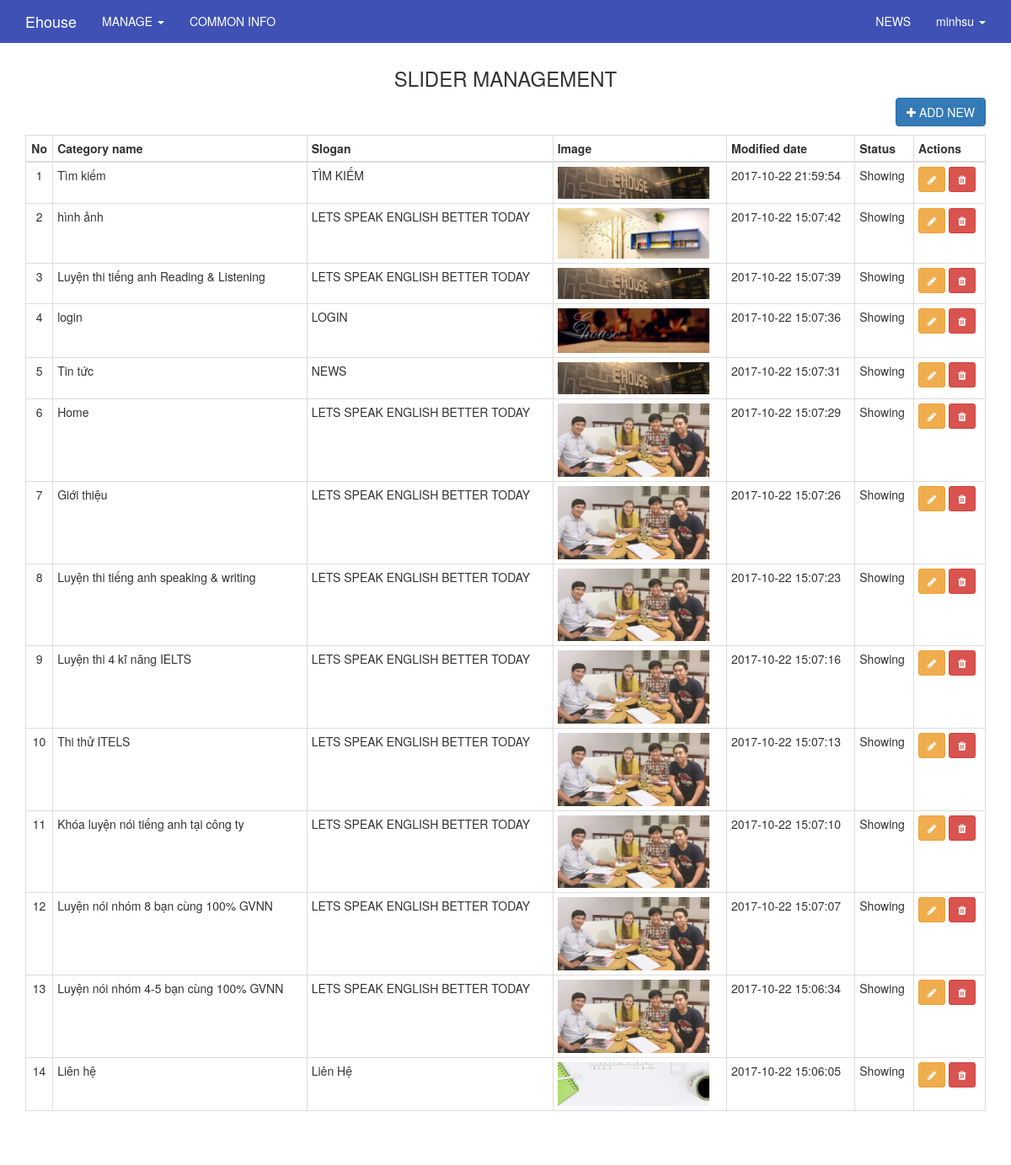
/index.php/admin/slider (signed in), run on the app's committed database.
### tables this page shows
CREATE TABLE `users` (
  `id` int(11) UNSIGNED NOT NULL,
  `ip_address` varchar(15) NOT NULL,
  `username` varchar(100) NOT NULL,
  `password` varchar(255) NOT NULL,
  `salt` varchar(255) DEFAULT NULL,
  `email` varchar(100) NOT NULL,
  `activation_code` varchar(40) DEFAULT NULL,
  `forgotten_password_code` varchar(40) DEFAULT NULL,
  `forgotten_password_time` int(11) UNSIGNED DEFAULT NULL,
  `remember_code` varchar(40) DEFAULT NULL,
  `created_on` int(11) UNSIGNED NOT NULL,
  `last_login` int(11) UNSIGNED DEFAULT NULL,
  `active` tinyint(1) UNSIGNED DEFAULT NULL,
  `first_name` varchar(50) DEFAULT NULL,
  `last_name` varchar(50) DEFAULT NULL,
  `company` varchar(100) DEFAULT NULL,
  `birth_day` varchar(50) NOT NULL,
  `phone` varchar(20) DEFAULT NULL,
  `address` varchar(255) DEFAULT NULL,
  `profile` text,
  `modified_date` datetime DEFAULT NULL
);

CREATE TABLE `slider` (
  `id` int(11) NOT NULL,
  `category_id` varchar(100) NOT NULL,
  `image_name` varchar(255) NOT NULL,
  `image` varchar(255) NOT NULL,
  `link` varchar(255) DEFAULT NULL,
  `description` varchar(255) DEFAULT NULL,
  `description2` varchar(255) DEFAULT NULL,
  `modified_date` datetime DEFAULT NULL,
  `status` int(1) NOT NULL
);

CREATE TABLE `category` (
  `id` varchar(100) NOT NULL,
  `name` varchar(255) NOT NULL,
  `description` text,
  `content` text,
  `content2` text,
  `content3` text,
  `content4` text,
  `url` varchar(255) DEFAULT NULL,
  `parent` varchar(100) DEFAULT NULL,
  `level` int(2) DEFAULT '0',
  `meta_keyword` varchar(255) DEFAULT NULL,
  `meta_description` varchar(255) DEFAULT NULL,
  `modified_date` datetime DEFAULT NULL
);

### application/core/MY_Controller.php (called while the page is built, shortened)
<?php
class MY_Controller extends CI_Controller {
	protected function render($the_view = NULL, $template = 'master')
	{
		if($template == 'json' || $this->input->is_ajax_request())
		{
			header('Content-Type: application/json');
			echo json_encode($this->data);
		}
		else if(is_null($template))
		{
			$this->load->view($the_view, $this->data);
		}else
		{
			$this->data['the_view_content'] = (is_null($the_view)) ? '' : $this->load->view($the_view, $this->data, TRUE);
			$this->load->view('templates/' . $template . '_view', $this->data);
		}
	}
}
class Admin_Controller extends MY_Controller
{
	function __construct()
	{
		$current_user = $this->ion_auth->user()->row();
	}
	protected function render($the_view = NULL, $template = 'admin_master')
	{
		parent::render($the_view, $template);
	}
}

### application/controllers/admin/Slider.php (called while the page is built, shortened)
<?php
class Slider extends Admin_Controller
{
    function __construct()
    {
        parent::__construct();
    }
    public function index()
    {
        $this->data['items'] = $this->slider_model->get_list_slider_category();
        $this->render('admin/slider/index_view');
    }
}

### index.php (called while the page is built, shortened)
<?php
require_once BASEPATH.'core/CodeIgniter.php';

### application/libraries/Session.php (called while the page is built, shortened)
<?php if ( ! defined('BASEPATH')) exit('No direct script access allowed');
class Session
{
    protected $sess_namespace = '';
    protected $store = array();
     private function initialize()
     {
        $prefs = array(
            'sess_cookie_name',
            'sess_expire_on_close',
            'sess_expiration',
            'sess_match_ip',
            'sess_match_useragent',
            'sess_time_to_update',
            'cookie_prefix',
            'cookie_path',
            'cookie_domain',
            'cookie_secure',
            'cookie_httponly'
        );
        if (isset($_SESSION[$this->sess_namespace]) ) {
            $this->store = $_SESSION[$this->sess_namespace];
        }
        $destroy = false;
        if (!$destroy) {
            return;
        }
    }
    public function userdata($value)
    {
        if (isset($this->store[$value])) {
            return $this->store[$value];
        } else {
            return false;
        }
    }
    public function set_userdata($data = array(), $value = '')
    {
        if (is_string($data)) {
            $data = array($data => $value);
        }
        foreach ($data as $key => $val) {
            $this->store[$key] = $val;
        }
    }
}

### application/models/Slider_model.php (called while the page is built, shortened)
<?php
class Slider_model extends MY_Model
{
    public function get_list_slider_category(){
    	$rows = $this->db->query('select c.name category_name, s.* from category c, slider s where c.id = s.category_id order by s.modified_date desc');
        return $rows->result();
    }
}

### application/libraries/Ion_auth.php (called while the page is built, shortened)
<?php  if ( ! defined('BASEPATH')) exit('No direct script access allowed');
class Ion_auth
{
    public $_cache_user_in_group;
    public function __construct()
    {
        $this->_cache_user_in_group =& $this->ion_auth_model->_cache_user_in_group;
        $this->ion_auth_model->trigger_events('library_constructor');
    }
    public function __call($method, $arguments)
    {
        return call_user_func_array( array($this->ion_auth_model, $method), $arguments);
    }
    public function __get($var)
    {
        return get_instance()->$var;
    }
    public function logged_in()
    {
        $this->ion_auth_model->trigger_events('logged_in');
        return (bool) $this->session->userdata('identity');
    }
    public function in_group($check_group, $id=false, $check_all = false)
    {
        $this->ion_auth_model->trigger_events('in_group');
        $id || $id = $this->session->userdata('user_id');
        if (!is_array($check_group))
        {
            $check_group = array($check_group);
        }
        if (isset($this->_cache_user_in_group[$id]))
        {
            $groups_array = $this->_cache_user_in_group[$id];
        }
        else
        {
            $users_groups = $this->ion_auth_model->get_users_groups($id)->result();
            $groups_array = array();
            foreach ($users_groups as $group)
            {
                $groups_array[$group->id] = $group->name;
            }
            $this->_cache_user_in_group[$id] = $groups_array;
        }
        foreach ($check_group as $key => $value)
        {
            $groups = (is_string($value)) ? $groups_array : array_keys($groups_array);
            if (in_array($value, $groups) xor $check_all)
            {
                return !$check_all;
            }
        }
        return $check_all;
    }
}

### application/models/Ion_auth_model.php (called while the page is built, shortened)
<?php  if ( ! defined('BASEPATH')) exit('No direct script access allowed');
class Ion_auth_model extends CI_Model
{
    public $tables = array();
    public $_ion_where = array();
    public $_ion_select = array();
    public $_ion_limit = NULL;
    public $_ion_offset = NULL;
    public $_ion_order_by = NULL;
    public $_ion_order = NULL;
    protected $response = NULL;
    public function __construct()
    {
        $this->config->load('ion_auth', TRUE);
        $this->tables  = $this->config->item('tables', 'ion_auth');
    }
    public function limit($limit)
    {
        $this->_ion_limit = $limit;
        return $this;
    }
    public function where($where, $value = NULL)
    {
        if (!is_array($where))
        {
            $where = array($where => $value);
        }
        array_push($this->_ion_where, $where);
        return $this;
    }
    public function order_by($by, $order='desc')
    {
        $this->_ion_order_by = $by;
        $this->_ion_order    = $order;
        return $this;
    }
    public function row()
    {
        $row = $this->response->row();
        return $row;
    }
    public function users($groups = NULL)
    {
        if (isset($this->_ion_select) && !empty($this->_ion_select))
        {
            foreach ($this->_ion_select as $select)
            {
                $this->db->select($select);
            }
            $this->_ion_select = array();
        }
        else
        {
            $this->db->select(array(
                $this->tables['users'].'.*',
                $this->tables['users'].'.id as id',
                $this->tables['users'].'.id as user_id'
            ));
        }
        if (isset($this->_ion_where) && !empty($this->_ion_where))
        {
            foreach ($this->_ion_where as $where)
            {
                $this->db->where($where);
            }
            $this->_ion_where = array();
        }
        if (isset($this->_ion_limit) && isset($this->_ion_offset))
        {
            $this->db->limit($this->_ion_limit, $this->_ion_offset);
            $this->_ion_limit  = NULL;
            $this->_ion_offset = NULL;
        }
        else if (isset($this->_ion_limit))
        {
            $this->db->limit($this->_ion_limit);
            $this->_ion_limit  = NULL;
        }
        if (isset($this->_ion_order_by) && isset($this->_ion_order))
        {
            $this->db->order_by($this->_ion_order_by, $this->_ion_order);
            $this->_ion_order    = NULL;
            $this->_ion_order_by = NULL;
        }
        $this->response = $this->db->get($this->tables['users']);
        return $this;
    }
    public function user($id = NULL)
    {
        $id = isset($id) ? $id : $this->session->userdata('user_id');
        $this->users();
        return $this;
    }
}

### application/views/admin/slider/index_view.php (the view, shortened to what this page needs)
<div class="container" style="margin-top:0px;">
    <div class="row">
        <div class="col-lg-12">
            <h3 class="text-center">SLIDER MANAGEMENT</h3>
        </div>
    </div>
    <div class="row">
        <div class="col-xs-12">
            <a href="<?php echo base_url('admin/slider/create') ?>"><button class="btn btn-primary btn-md pull-right"><li class="fa fa-plus"></li> ADD NEW</button></a>
        </div>
    </div>
    <div class="row">
        <div class="col-lg-12" style="margin-top: 10px;">
            <?php
            echo '<table class="table table-hover table-bordered table-condensed">';
            echo '<thead>';
            echo '<tr>';
            echo '<th><div class="text-center">No</div></th>';
            echo '<th>Category name</th>';
            echo '<th>Slogan</th>';
            echo '<th>Image</th>';
            echo '<th>Modified date</th>';
            echo '<th>Status</th>';
            echo '<th>Actions</th>';
            echo '</tr>';
            echo '</thead>';
            echo '<tbody>';
            if(!empty($items))
            {
                foreach($items as $key => $item)
                {
                    echo '<tr>';
                    echo '<td><div class="text-center">'.($key+1).'</div></td>';
                    echo '<td>'.$item->category_name.'</td>';
                    echo '<td>'.$item->description.'</td>';
                    echo '<td><img src="'.base_url($item->image).'" style="width: 180px;"></td>';
                    echo '<td>'.$item->modified_date.'</td>'; ?>
                    <td><?php if($item->status == 1) echo "Showing"; else echo "Hiding"; ?></td>
                    <?php
                    echo '<td>';
                    echo '<a href="slider/edit/'.$item->id.'" style="color:#fff"><button class="btn btn-sm btn-warning"><li class="fa fa-pencil"></li></button></a> ';
                    echo '<a href="slider/delete/'.$item->id.'" style="color:#fff" onclick="return confirm(\'Are you sure to delete ?\')"><button class="btn btn-sm btn-danger"><li class="fa fa-trash"></li></button></a>';
                    ?>
                    <?php
                    echo '</td>';
                    echo '</tr>';
                }
            }
            echo '</tbody>';
            echo '</table>';
            echo '<nav><ul class="pagination">';
            echo '</ul></nav>';
            ?>
        </div>
    </div>
</div>

### application/views/templates/_parts/admin_master_header_view.php (shortened to what this page needs)
    <!DOCTYPE html>
<html>
    <head>
    </head>
<body>
<?php
if($this->ion_auth->logged_in()) {
    ?>
    <nav class="navbar navbar-inverse navbar-fixed-top">
        <div class="container">
            <div class="navbar-header">
                <a class="navbar-brand"
                   href="<?php echo base_url(); ?>" target="_new"><?php echo 'Ehouse'?></a>
            </div>
            <div id="navbar" class="collapse navbar-collapse">
                <ul class="nav navbar-nav">
                    <li class="dropdown">
                        <a href="#" class="dropdown-toggle" data-toggle="dropdown" role="button" aria-expanded="false">MANAGE <span class="caret"></span></a>
                    </li>
                    <li><?php echo anchor('admin/website/index','COMMON INFO');?></li>
                </ul>
                <ul class="nav navbar-nav navbar-right">
                    <li><?php echo anchor('admin/news/index','NEWS');?></li>
                    <li class="dropdown">
                        <a href="#" class="dropdown-toggle" data-toggle="dropdown" role="button" aria-expanded="false"><?php echo $this->ion_auth->user()->row()->username;?> <span class="caret"></span></a>
                    </li>
                </ul>
            </div>
        </div>
    </nav>
<?php
}
?>

### public/css/admin.css (style rules this page uses)
.navbar-inverse { background-color: #3F51B5; border-color: #3F51B5; border-radius: inherit; }
.navbar-inverse .navbar-nav>li>a { color: white; }
.navbar-inverse .navbar-brand { color: white; }

### data on the page
users: id+username "minhsu"
slider: category.name "Tìm kiếm", description "TÌM KIẾM", image (picture), modified_date "2017-10-22 21:59:54", status "Showing"
slider: category.name "hình ảnh", description "LETS SPEAK ENGLISH BETTER TODAY", image (picture), modified_date "2017-10-22 15:07:42", status "Showing"
slider: category.name "Luyện thi tiếng anh Reading & Listening", description "LETS SPEAK ENGLISH BETTER TODAY", image (picture), modified_date "2017-10-22 15:07:39", status "Showing"
slider: category.name "login", description "LOGIN", image (picture), modified_date "2017-10-22 15:07:36", status "Showing"
slider: category.name "Tin tức", description "NEWS", image (picture), modified_date "2017-10-22 15:07:31", status "Showing"
slider: category.name "Home", description "LETS SPEAK ENGLISH BETTER TODAY", image (picture), modified_date "2017-10-22 15:07:29", status "Showing"
slider: category.name "Giới thiệu", description "LETS SPEAK ENGLISH BETTER TODAY", image (picture), modified_date "2017-10-22 15:07:26", status "Showing"
slider: category.name "Luyện thi tiếng anh speaking & writing", description "LETS SPEAK ENGLISH BETTER TODAY", image (picture), modified_date "2017-10-22 15:07:23", status "Showing"
slider: category.name "Luyện thi 4 kĩ năng IELTS", description "LETS SPEAK ENGLISH BETTER TODAY", image (picture), modified_date "2017-10-22 15:07:16", status "Showing"
slider: category.name "Thi thử ITELS", description "LETS SPEAK ENGLISH BETTER TODAY", image (picture), modified_date "2017-10-22 15:07:13", status "Showing"
slider: category.name "Khóa luyện nói tiếng anh tại công ty", description "LETS SPEAK ENGLISH BETTER TODAY", image (picture), modified_date "2017-10-22 15:07:10", status "Showing"
slider: category.name "Luyện nói nhóm 8 bạn cùng 100% GVNN", description "LETS SPEAK ENGLISH BETTER TODAY", image (picture), modified_date "2017-10-22 15:07:07", status "Showing"
slider: category.name "Luyện nói nhóm 4-5 bạn cùng 100% GVNN", description "LETS SPEAK ENGLISH BETTER TODAY", image (picture), modified_date "2017-10-22 15:06:34", status "Showing"
slider: category.name "Liên hệ", description "Liên Hệ", image (picture), modified_date "2017-10-22 15:06:05", status "Showing"

### other printed values
anchor('admin/website/index','COMMON INFO') "COMMON INFO"
anchor('admin/news/index','NEWS') "NEWS"
